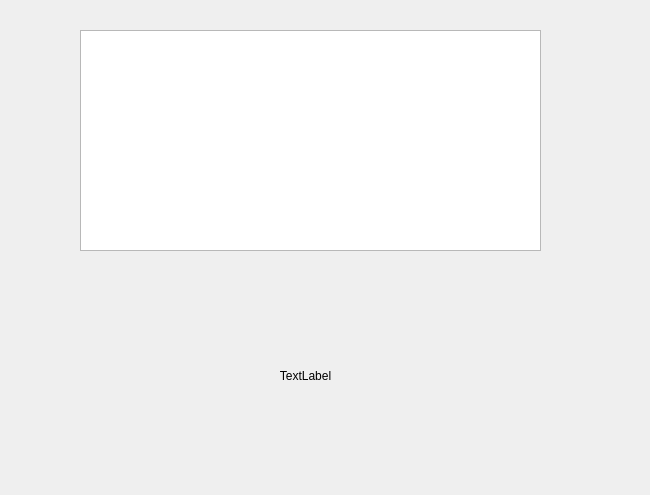
<?xml version="1.0" encoding="UTF-8"?>
<ui version="4.0">
 <class>Widget</class>
 <widget class="QWidget" name="Widget">
  <property name="geometry">
   <rect>
    <x>0</x>
    <y>0</y>
    <width>650</width>
    <height>495</height>
   </rect>
  </property>
  <property name="windowTitle">
   <string>拖放图片</string>
  </property>
  <widget class="QPlainTextEdit" name="plainTextEdit">
   <property name="geometry">
    <rect>
     <x>80</x>
     <y>30</y>
     <width>461</width>
     <height>221</height>
    </rect>
   </property>
  </widget>
  <widget class="QLabel" name="label">
   <property name="geometry">
    <rect>
     <x>80</x>
     <y>300</y>
     <width>451</width>
     <height>151</height>
    </rect>
   </property>
   <property name="frameShadow">
    <enum>QFrame::Plain</enum>
   </property>
   <property name="text">
    <string>TextLabel</string>
   </property>
   <property name="textFormat">
    <enum>Qt::AutoText</enum>
   </property>
   <property name="alignment">
    <set>Qt::AlignCenter</set>
   </property>
  </widget>
 </widget>
 <resources/>
 <connections/>
</ui>
